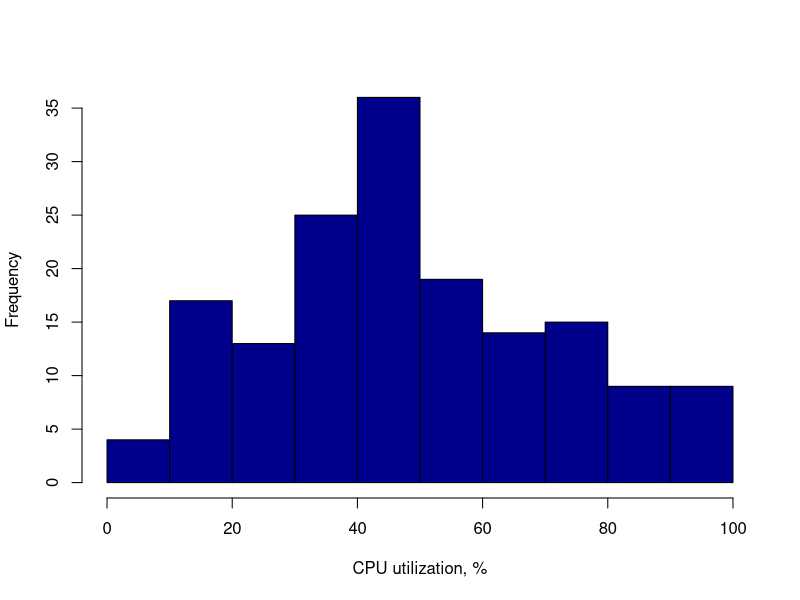

Write the R code that produced this figure.
data<-scan("cpu_usage_rpi_4_channels.dat");
summary(data);
pdf("cpu_usage_rpi_4_channels.pdf", height=4);
#par(mfrow=c(2,1))
hist(data, col="dark blue", main="", xlab="CPU utilization, %", ylab="Frequency");
#grid(lwd=2, col="black");
#plot(data, col="dark red", lwd=3, xlab="Sample", ylab="CPU utilization, %");
#grid(lwd=2, col="black");
dev.off();
